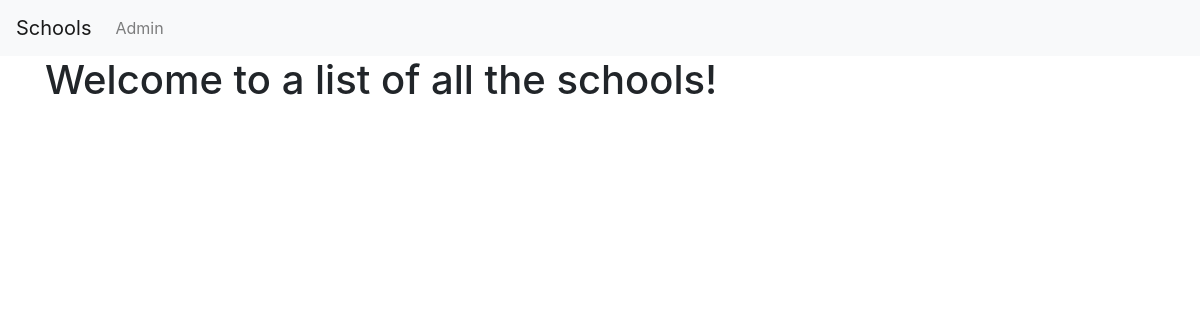
The app's page /basic_app/, older data.
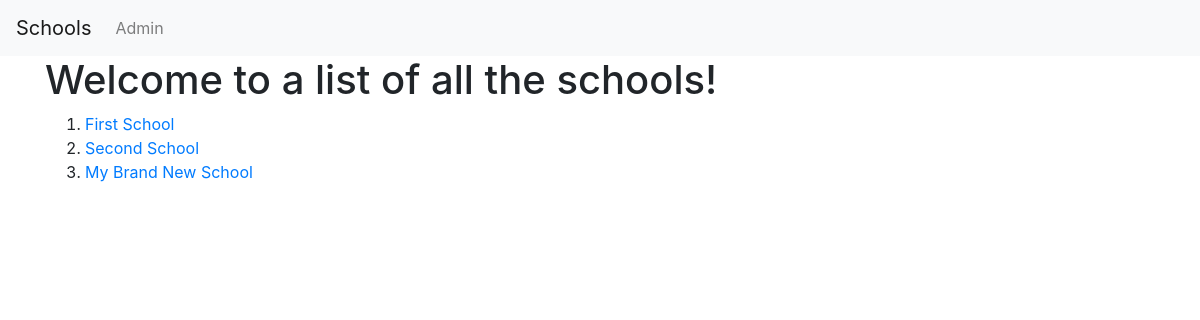
The same page, newer data.
### basic_app/models.py (models this page shows, shortened)
class School(models.Model):
    name = models.CharField(max_length=250)
    principal = models.CharField(max_length=250)
    location = models.CharField(max_length=250)

### basic_app/views.py (the view)
# urls.py: path('', views.SchoolListView.as_view(), name="list"),
class SchoolListView(ListView):
    context_object_name = 'schools'
    model = models.School

### basic_app/templates/basic_app/school_list.html
{% extends "basic_app/basic_app_base.html" %}
{% block body_block %}
<h1>Welcome to a list of all the schools!</h1>
<ol>
    {% for school in schools %}
    <li><a href="{{ school.id }}">{{ school.name }}</a></li>
    {% endfor %}
</ol>
{% endblock %}

### basic_app/templates/basic_app/basic_app_base.html (shortened to what this page needs)
<!DOCTYPE html>
<html lang="en" dir="ltr">
<head>
    <link rel="stylesheet" href="https://maxcdn.bootstrapcdn.com/bootstrap/4.0.0/css/bootstrap.min.css">
</head>
<body>
    <nav class="navbar navbar-expand-lg navbar-light bg-light">
        <a class="navbar-brand" href="{% url 'basic_app:list' %}">Schools</a>
        <div class="collapse navbar-collapse" id="navbarNav">
            <ul class="navbar-nav">
                <li class="nav-item">
                    <a class="nav-link" href="{% url 'admin:index' %}">Admin</a>
                </li>
            </ul>
        </div>
    </nav>
    <div class="container">
        {% block body_block %}
        {% endblock %}
    </div>
</body>
</html>

Row changes from the older to the newer data that the page shows:
added School: name "First School"
added School: name "Second School"
added School: name "My Brand New School"
